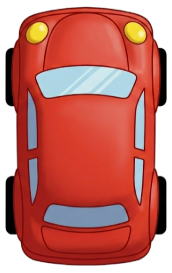
#> input picture games/car_track/assets/car.png, 172 x 273 px
$ python generate_icon.py
#> lines starting #> are read from the running program, lines starting #| are printed output that depends on the picture
from PIL import Image, ImageDraw

def create_game_icon(car_path, output_path):
#> called with car_path = 'games/car_track/assets/car.png', output_path = 'upload/img/card_car_track_scene.png'
    print("Creating game icon...")
    # dimensions for the card image header (approx 300x220 based on CSS but let's make it square or 4:3 high res)
    # The css says .card-image-header is 220px height. Width is flexible.
    # Let's make it 600x440 for high DPI.
    W, H = 600, 440

    # Create background (Grass)
    img = Image.new('RGB', (W, H), color='#a8e6cf')
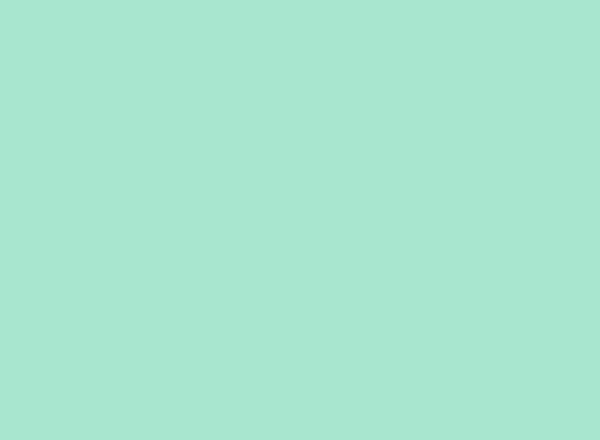
#> img: PIL image 600x440 RGB; mean R, G, B 168, 230, 207
    draw = ImageDraw.Draw(img)

    # Draw Road (S-curve or diagonal)
    # Simple diagonal road
    road_width = 160
    # Points for a curves road
    # let's just do a big diagonal
    draw.polygon([(0, H), (W, 0), (W, 0+road_width), (0, H+road_width)], fill='#f0f0f0')
    # Border
    border_w = 20
    draw.line([(0, H), (W, 0)], fill='#5c5c5c', width=border_w)
    draw.line([(0, H+road_width), (W, 0+road_width)], fill='#5c5c5c', width=border_w)

    # Dashed line
    # Simple approximation

    # Draw simple trees (Green circles)
    draw.ellipse((50, 50, 150, 150), fill='#4CAF50')
    draw.ellipse((450, 300, 550, 400), fill='#4CAF50')

    try:
        car = Image.open(car_path).convert("RGBA")
#> car is the input picture: PIL image 172x273 RGBA; mean R, G, B, A 194.7, 113.5, 105.9, 204.1
        # Resize car
        cw, ch = car.size
#> cw = 172; ch = 273
        # goal width approx 150
        ratio = 200 / cw
#> ratio = 1.16
        new_size = (int(cw*ratio), int(ch*ratio))
#> new_size = (200, 317)
        car = car.resize(new_size, Image.Resampling.LANCZOS)
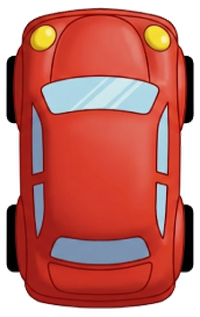
#> car: PIL image 200x317 RGBA; mean R, G, B, A 149, 67.5, 59.8, 204.2; transparent parts drawn white

        # Rotate car to match road roughly
        # Road is from bottom-left to top-right. Angle approx -35 deg?
        # The car sprite is facing Up?
        # If car faces up (0 deg), we need to rotate it to point top-right (-45) or bottom-left.
        # Let's assume car faces up.
        car = car.rotate(-35, expand=True)
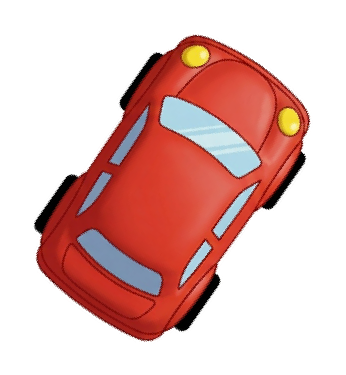
#> car: PIL image 346x375 RGBA; mean R, G, B, A 72.8, 33, 29.2, 99.8; transparent parts drawn white

        # Paste car centered
        cx, cy = W//2, H//2
        # Adjust for car size
        img.paste(car, (cx - car.width//2, cy - car.height//2), car)
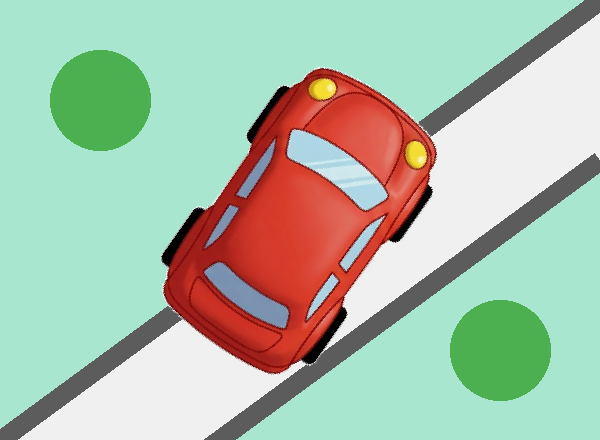
#> img: PIL image 600x440 RGB; mean R, G, B 171.9, 190.3, 170.9

    except Exception as e:
        print(f"Error loading car: {e}")

    img.save(output_path)
    print(f"Saved icon to {output_path}")

if __name__ == "__main__":
    create_game_icon("games/car_track/assets/car.png", "upload/img/card_car_track_scene.png")
